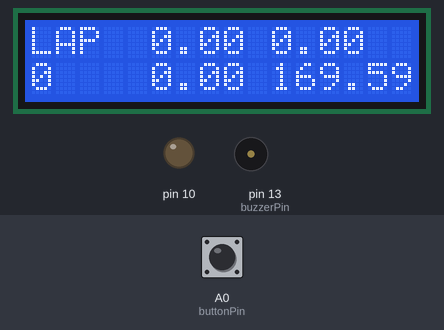
The sketch below on a simulated Arduino Mega 2560, built with avr-gcc and run on an emulated ATmega2560. Parts: 16×2 character LCD, output pins drawn as LEDs (lit = HIGH), buzzer (waves = sounding, pin HIGH). The test bench sets the inputs (shaded band); at power-on: A0 (buttonPin) HIGH. Storage starts empty; what the sketch prints to the serial monitor is not drawn.

Above: at 1.2 s.
1.3 s: A0 (buttonPin) pulled LOW for 0.15 s
At 1.7 s:
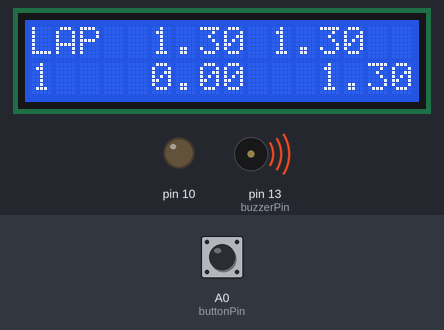
4.3 s: A0 (buttonPin) pulled LOW for 1 s
At 6.4 s:
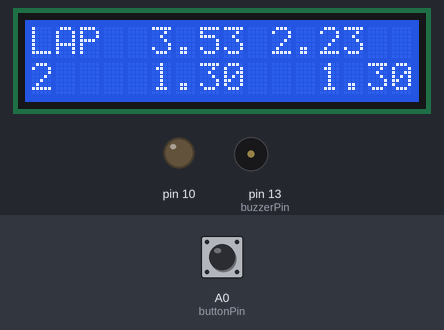
6.8 s: A0 (buttonPin) pulled LOW for 1 s
At 8.2 s:
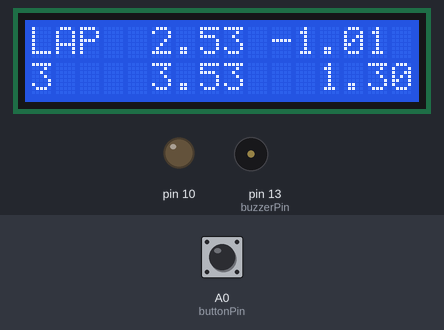
9.3 s: A0 (buttonPin) pulled LOW for 3.2 s
At 11.2 s:
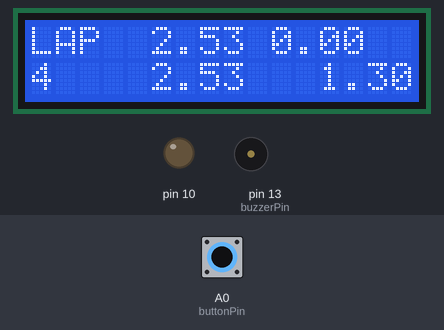
Timing chart, 0 to 14.4 s (numbered marks = the images above; inputs shaded):
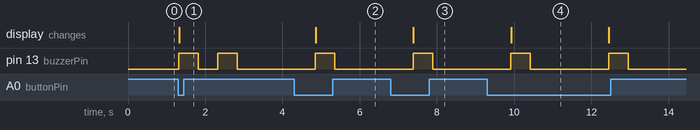

The sketch:

laptimer.ino
```cpp
#include <Wire.h>
#include <LiquidCrystal.h>
#include <SD.h>

const int buttonPin = A0;
const int buzzerPin = 13;
const int SDpin = 4;
int test;
int laps = 0;
int buzzerLength = 500;
int mintime = 2000;
LiquidCrystal lcd( 8, 9, 3, 5, 6, 7 ); //4 och 3 byt plats pga sdkort
String extid = "12.34";

unsigned long best = 9999999;

unsigned long lasttime;
unsigned long readtime;
unsigned long time;
unsigned long last1;
float diff;
float timefloat;
File logfile;
char filename[] = "LOGGER00.CSV";

void setup()
{
    Serial.begin(9600);
  // initialize the pushbutton pin as an input:
  pinMode(buttonPin, INPUT);
  digitalWrite(buttonPin,LOW);
  pinMode(buzzerPin, OUTPUT);

  lcd.begin(16, 2);
  lcd.print(".");

  Serial.print("Initializing SD card...");
  // On the Ethernet Shield, CS is pin 4. It's set as an output by default.
  // Note that even if it's not used as the CS pin, the hardware SS pin
  // (10 on most Arduino boards, 53 on the Mega) must be left as an output
  // or the SD library functions will not work.
   pinMode(10, OUTPUT);

  if (!SD.begin(SDpin)) {
    Serial.println("initialization failed!");
    lcd.print("SD ERROR");
    delay(5000);
    return;
  }
  Serial.println("initialization done.");

  //filename number

  // create a new file

  for (uint8_t i = 0; i < 100; i++) {
    filename[6] = i/10 + '0';
    filename[7] = i%10 + '0';
    if (! SD.exists(filename)) {
      // only open a new file if it doesn't exist
      logfile = SD.open(filename, FILE_WRITE);
      logfile.close();
      Serial.print(filename);
      Serial.println("logfile created");
      break;  // leave the loop!
    }
  }


}

void loop()
{
    drawDisplay();
    if (!digitalRead(buttonPin) ) {
      readtime = millis();
      last1 = time;
      time = readtime-lasttime;
      timefloat = (float) ((int)(time/10))/100;
      laps++;

      //diff
      diff=((float)time-(float)last1) /1000.0;

      //Write to SD
      logfile = SD.open(filename, FILE_WRITE);
      logfile.println(time);
      logfile.close();
      Serial.print(time);
      Serial.println(" Written to SD");

      if (time < best) {
        best = time;
        digitalWrite(buzzerPin, HIGH);
        drawDisplay();
        delay(buzzerLength);
        digitalWrite(buzzerPin,LOW);
        delay(buzzerLength);
      }
      digitalWrite(buzzerPin, HIGH);
      drawDisplay();
      delay(buzzerLength);
      digitalWrite(buzzerPin,LOW);
      //writeTime();
      lasttime=readtime;
      drawDisplay();
      delay(mintime);
    }
}

void drawDisplay() {

  //Laps
  lcd.setCursor(0,0);
  lcd.print("LAP");
  lcd.setCursor(0,1);
  lcd.print(laps);

  //Best
  lcd.setCursor(10,1);
  lcd.print("");
  printMilli(best);

  //Last
  lcd.setCursor(3,0);
  printMilli(time);

  //Last1
  lcd.setCursor(3,1);
  printMilli(last1);

  // Diff
  lcd.setCursor(10,0);
  lcd.print(diff);
  lcd.print("    ");

}

void printMilli(unsigned long in2) {
  float in = (float) ((int)(in2/10))/100;
  if (in<10.0) {
    lcd.print(" ");
  }
  if (in<100.0) {
    lcd.print(" ");
  }
  lcd.print(in);
}
void printFloat(float in) {
  if (in<10.0) {
    lcd.print(" ");
  }
  if (in<100.0) {
    lcd.print(" ");
  }
  lcd.print(in);
}
```

Measured:
- after the input at 1.3 s, pin 13 (buzzerPin): alternates HIGH for 0.51 s and LOW for 0.50 s, 4 changes in all, then stays LOW, starting at once; the display: changes at once (image 1)
- after the input at 4.3 s, pin 13 (buzzerPin): LOW → HIGH after 0.55 s, → LOW 0.51 s later; the display: changes after 0.56 s (image 2)
- after the input at 6.8 s, pin 13 (buzzerPin): LOW → HIGH after 0.58 s, → LOW 0.51 s later; the display: changes after 0.59 s (image 3)
- after the input at 9.3 s, pin 13 (buzzerPin): alternates HIGH for 0.51 s and LOW for 2.0 s, starting after 0.61 s; the display: changes after 0.62 s (image 4)
